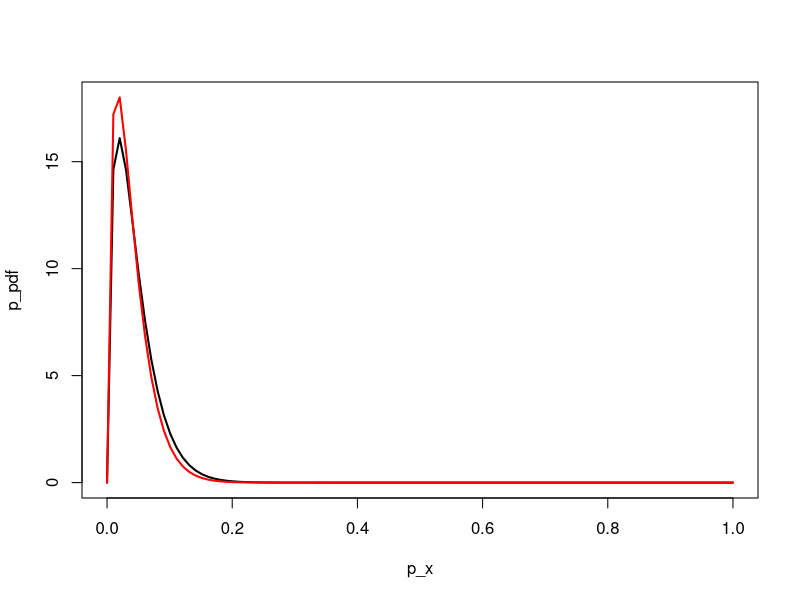

Recreate this plot in R.
## Beta-Binomial Model

#Data
X<-c(0,0,0,0,0)
n<-length(X)

#Prior for p  ~ Beta(a,b)

##a and b computed using matching of moments
m<-.044
v<-.033^2

aplusb<- m*(1-m)/v-1
a<- aplusb * m
b<- aplusb - a
c(a,b)

p_x<- seq(0,1,length=100)
p_pdf<-dbeta(p_x, a,b)

### Posterior distribtuion for p: beta(a1, b1)

a1<- a+ sum(X)
b1<- b+n-sum(X)
a1
b1
p_pdf_post<-dbeta(p_x,a1,b1)
  
yhigh<-max(p_pdf_post)
plot(p_x, p_pdf, type='l', ylim=c(0,yhigh), lwd=2)
lines(p_x, p_pdf_post, col="red",lwd=2)

# posterior inference

#posterior mean and sd
c(mean=a1/(a1+b1), sd=sqrt(a1*b1/((a1+b1)^2 * (a1+b1+1))))

# 95% interval for p

L<-qbeta(.025, a1,b1)
U<-qbeta(.975, a1, b1)

c(L,U)



















